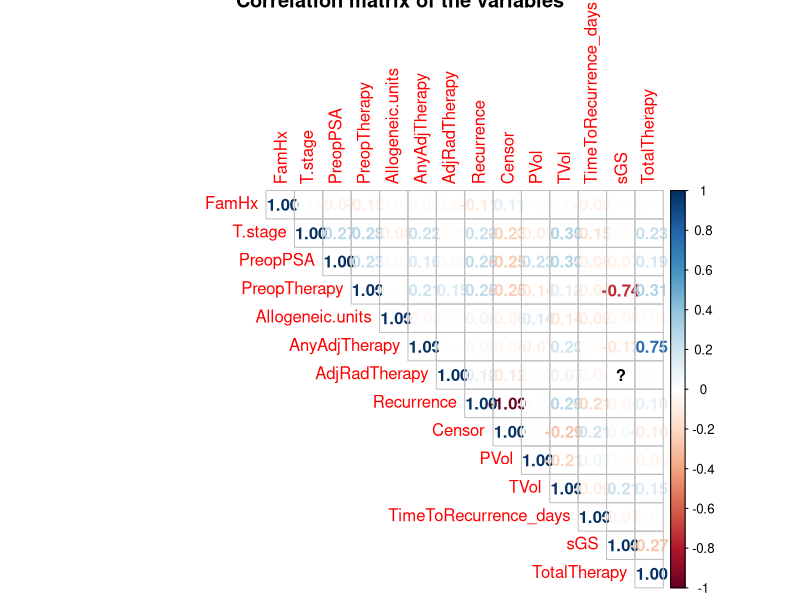
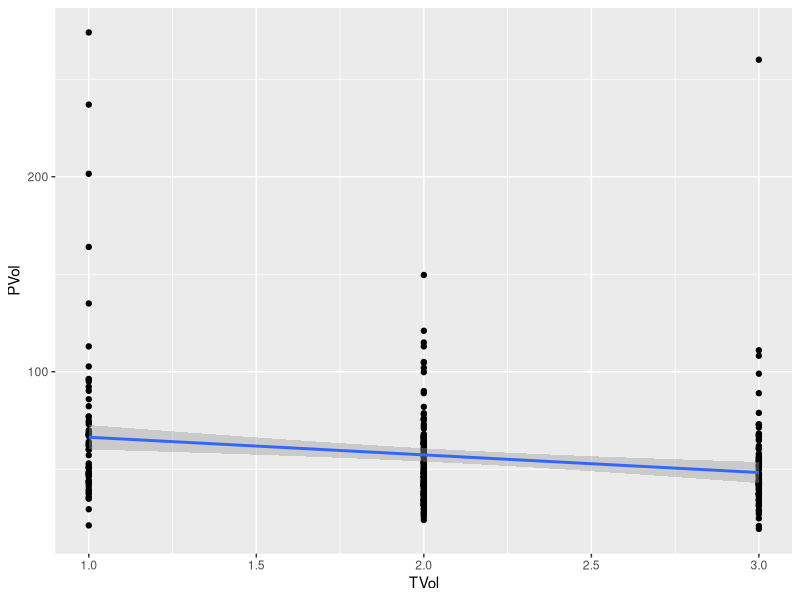
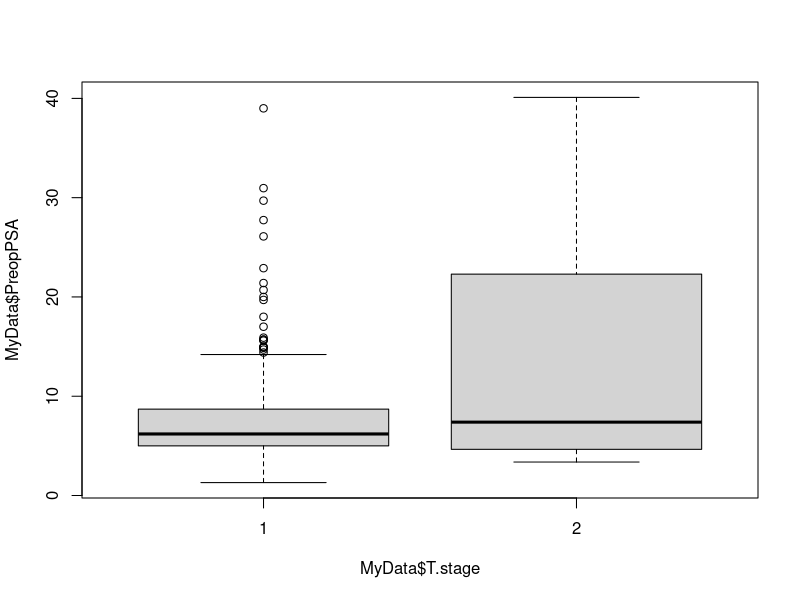
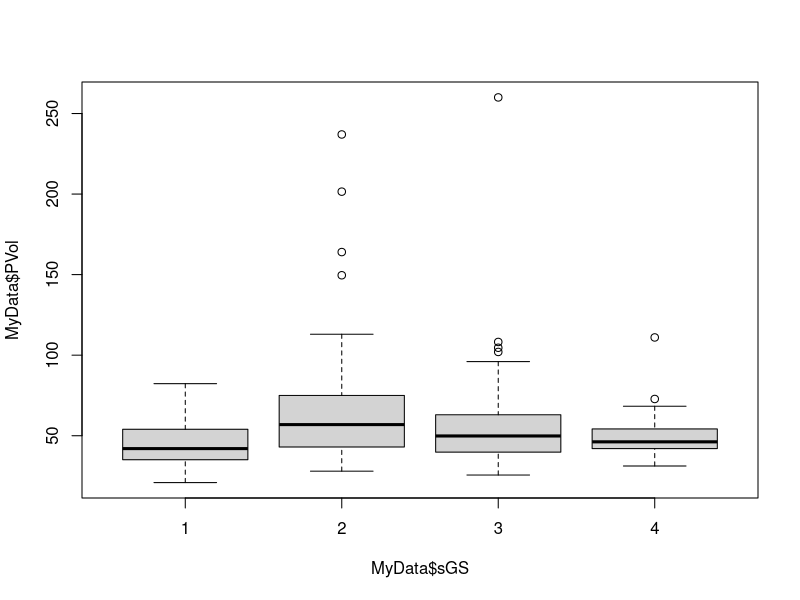
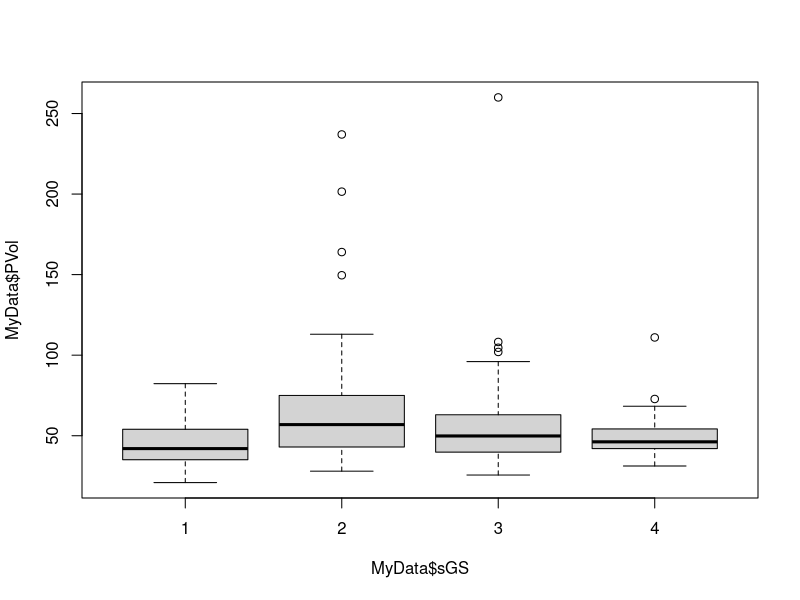
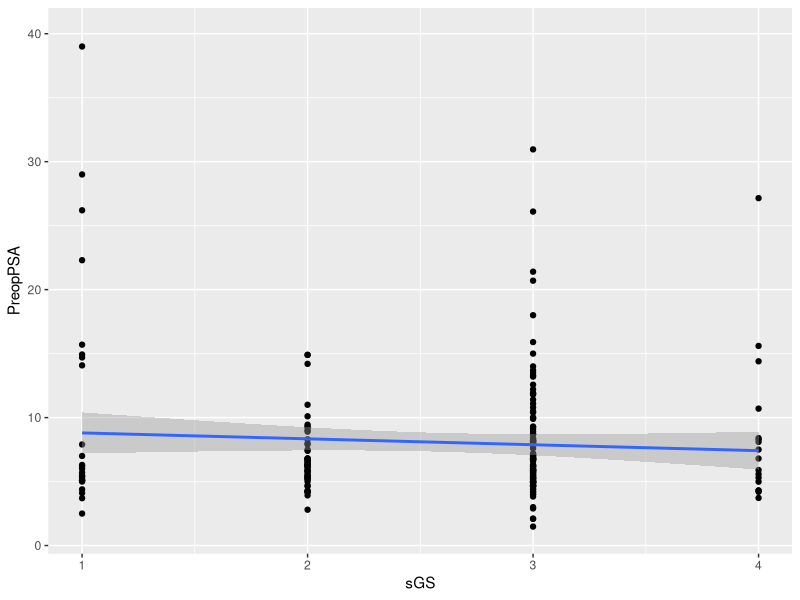
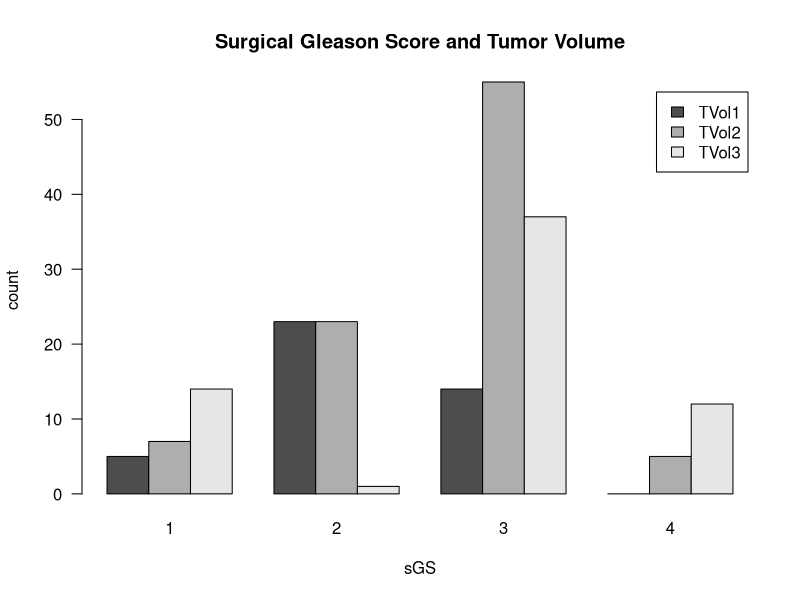
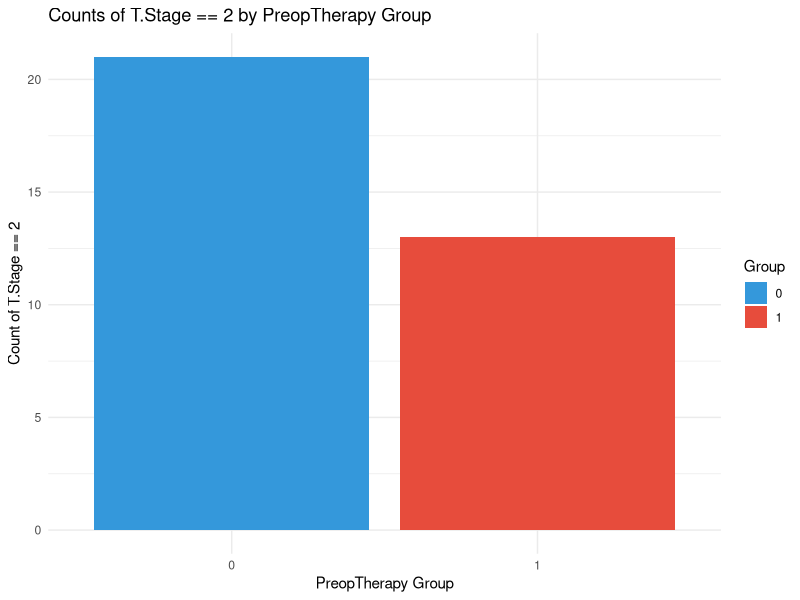

Write the R code that produced these figures, in order.
#----GROUP 3-------------------------####
# Date:  2024-09-11      
# Author:  The members of GROUP 3: Siren Hovland, Hildegunn Frønningen, Marianne Hannisdal     
# Filename: Creating_Plots.R    
# Description:  Creating Plots
#               
#               
# Project: Exam
#-------------------------------------------###

## Importing data and libraries----
# Importing relevant packages
library(tidyverse)
library(here)
library(readxl)
library(dplyr)
library (patchwork)
library(ggplot2)
library(corrplot)

# Reading the file
MyData<-read.delim(here("DATA","tidy_adjust_exam_dataset.txt"))

# Getting an overview
glimpse(MyData)


# 4. Day 7: Create plots that would help answer these questions:


#- Are there any correlated measurements? ----
# --> an overview by computing a correlation-matrix:

MyDataTest <- MyData %>%
  select(-Age, -Median.RBC.Age, -Hospital, -VolumeHighOrLow, -recurrence, -subject, -RBC.Age.Group)

round(cor(MyDataTest),
      digits = 2 # rounded to 2 decimals
)
corrplot(cor(MyDataTest, use = "pairwise.complete.obs"),
         method = "number",
         title = "Correlation matrix of the variables",
         type = "upper" # show only upper side
) # The plot gives an overview of what to explore further. 

dev.copy(png,filename="RESULTS/corrplot.png"); #Saving the displayed plot
dev.off ();


#  - Is there a relation between the `PVol` and `TVol` variables? ----
# Regression: viewing the data: hos does the regression line look like
MyData %>% 
  ggplot(aes(x = TVol, y = PVol)) +
  geom_point() + 
  geom_smooth(method = "lm")

dev.copy(png,filename="RESULTS/reg_plot_PVol_TVol.png"); #Saving the displayed plot
dev.off ();

# Calculate correlation and handle NA values by excluding them
correlation <- cor(MyData$PVol, MyData$TVol, use = "complete.obs")
print(correlation) # There is a negative correlation between PVol and TVol of -0,21, meaning that for every 1 TVol increases, PVol decreses with 0.21

# Does the distribution of `PreopPSA` depend on `T.Stage`? ----
  
  # T-test to find out if there is a significant differece
  t.test(MyData$PreopPSA~MyData$T.stage) %>%  
  broom::tidy() # Table showing there is a statistically significant. P-value 0,01

# Visulalizes by boxplot  
boxplot(MyData$PreopPSA~MyData$T.stage)
dev.copy(png,filename="RESULTS/PreopPSA_depend_on_Tstage.png"); #Saving the displayed plot
dev.off ();

# Does the distribution of `PVol` depend on `sGS`? ----  

boxplot(MyData$PVol~MyData$sGS)
boxplot(MyData$PVol~MyData$sGS, na.rm = T) # the to plots look exacly the same
dev.copy(png,filename="RESULTS/PVol_depend_on_sGS.png"); #Saving the displayed plot
dev.off ();
# According to the boxplot PreopPSA does not seem to depend om SGS.  

# Removing rows with any NA values in either PreopPSA or sGS columns
clean_data <- na.omit(MyData[c("PVol", "sGS")])

# Conduct ANOVA on the cleaned dataset
anova_result <- aov(PVol ~ factor(sGS), data = clean_data)
summary(anova_result)


MyData %>% 
  ggplot(aes(x = sGS, y = PreopPSA)) +
  geom_point() + 
  geom_smooth(method = "lm")  

# Calculate correlation and handle NA values by excluding them
correlation <- cor(MyData$PreopPSA, MyData$sGS, use = "complete.obs")
print(correlation) # Collerlation calculatet to - 0,071. PreopPSA decreses 7 % when sGS increses by 1.   


# Does the distribution of TVol depend on sGS ----

MyDataBarplot <- MyData %>%
  select(TVol,sGS) %>%
  drop_na(sGS) %>%
  drop_na(TVol)%>%
  mutate(sGS = as.factor(sGS))  # Make sure sGS is treated as a factor

table(MyDataBarplot$TVol, MyDataBarplot$sGS) %>%
  barplot(beside = T, legend.text=c("TVol1", "TVol2", "TVol3"), main = "Surgical Gleason Score and Tumor Volume", xlab="sGS", ylab="count", las=1)
dev.copy(png,filename="RESULTS/TVol_depend_on_sGS.png"); #Saving the displayed plot
dev.off ()

# Anova
anova_result <- aov(TVol ~ sGS, data = MyDataBarplot)

# Display the summary of the ANOVA
summary(anova_result) #the p-value is extremely small, providing strong evidence against the null hypothesis, suggesting that the differences in TVol across the groups defined by sGS are highly statistically significant



#  - Where there more `T.Stage == 2` in the group with `PreopTherapy == 1` than in the group `PreopTherapy == 0`? ----
# Add a binary indicator for T.Stage == 2, explicitly handling NAs
My_Data <- MyData %>%
  mutate(T_Stage_2 = if_else(`T.stage` == 2, 1, if_else(is.na(`T.stage`), NA_integer_, 0)))
# Subset the data for PreopTherapy groups 0 and 1, excluding NAs in T_Stage_2
group_0 <- My_Data %>% 
  filter(`PreopTherapy` == 0, !is.na(T_Stage_2)) %>% 
  pull(T_Stage_2)

group_1 <- My_Data %>% 
  filter(`PreopTherapy` == 1, !is.na(T_Stage_2)) %>% 
  pull(T_Stage_2)

# Perform a t-test
t_test_result <- t.test(group_1, group_0, alternative = "greater")

# Print the results of the t-test
print(t_test_result) #p-value = 0.001023. The t-test results suggest that there is a statistically significant greater presence of T.Stage == 2 in the group with PreopTherapy == 1 compared to the group with PreopTherapy == 0.

# Show all of this in a plot:
# Prepare the summary data frame, excluding NAs in T_Stage_2
summary_data <- data.frame(
  PreopTherapy = factor(c(rep(0, length(group_0)), rep(1, length(group_1)))),
  T_Stage_2 = c(group_0, group_1)
)

# Exclude rows with NA in T_Stage_2
summary_data <- summary_data[!is.na(summary_data$T_Stage_2), ]

# Calculate the sum for each group
summary_plot_data <- summary_data %>%
  group_by(PreopTherapy) %>%
  summarise(Count = sum(T_Stage_2), .groups = 'drop')

# Print the summary data to check it
print(summary_plot_data)

# Plotting the counts of T.Stage == 2 by PreopTherapy group
ggplot(summary_plot_data, aes(x = PreopTherapy, y = Count, fill = PreopTherapy)) +
  geom_col() +
  scale_fill_manual(values = c("#3498db", "#e74c3c")) +
  labs(title = "Counts of T.Stage == 2 by PreopTherapy Group",
       x = "PreopTherapy Group",
       y = "Count of T.Stage == 2",
       fill = "Group") +
  theme_minimal()
# Saving the plot
dev.copy(png,filename="RESULTS/count_T2.png"); #Saving the displayed plot
dev.off ();

unique(MyData$T.stage)
